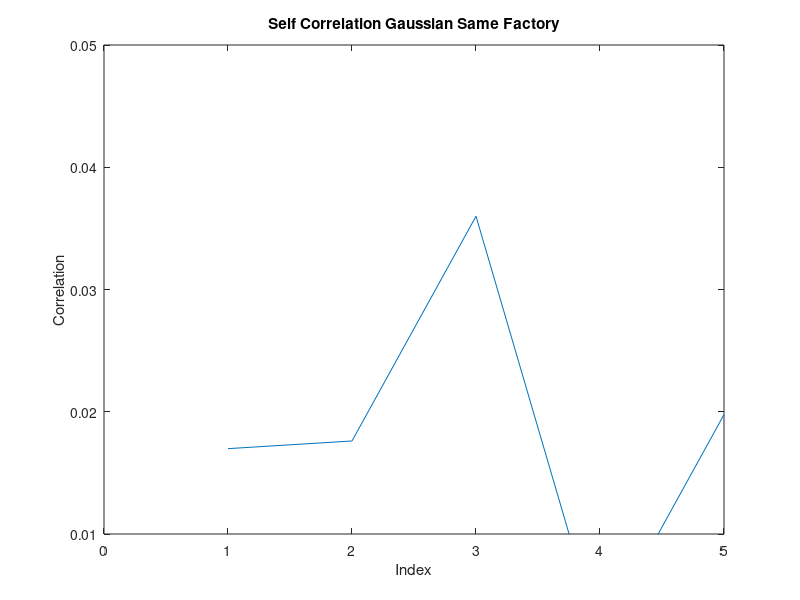

Write MATLAB code to recreate this figure.
%Cross Correlation (Same factory: fixed F)
%Gaussian distribution of random variables

%given values
lambdaF = 0.1;
lambdaL = 0.3;
lambdaM = 1.0;
lambdaO = 0.3;
lambdaA = 0;

xF = -100:100;
xL = -100:100;
xM = 200:1000;
xO = 0:100;
xA = -100:0;

xFmin = -100;
xFmax = 100;
xLmin = -100;
xLmax = 100;
xMmin = 200;
xMmax = 1000;
xOmin = 0;
xOmax = 100;
xAmin = -100;
xAmax = 0;

%initialize fixed values
fixedF = 0;
fixedL = 0;
fixedM = 0;

%do 5 times
for k = 1:5
    %PPN vector (consisting of 4096 integers)
    for j = 1:4096
        %set fixed value
        for i = 1:2

            randomF = (((xFmax+xFmin)/2)+((xFmax - xFmin)/6)*randn);
            randomL = (((xLmax+xLmin)/2)+((xLmax - xLmin)/6)*randn);
            randomM = (((xMmax+xMmin)/2)+((xMmax - xMmin)/6)*randn);
            randomO = (((xOmax+xOmin)/2)+((xOmax - xOmin)/6)*randn);
            randomA = (((xAmax+xAmin)/2)+((xAmax - xAmin)/6)*randn);

            if i == 1
                fixedF = randomF;
                ppn1(j,:) = lambdaF*fixedF + lambdaL*randomL + lambdaM*randomM + lambdaO*randomO + lambdaA*randomA;
            else
                ppn2(j,:) = lambdaF*fixedF + lambdaL*randomL + lambdaM*randomM + lambdaO*randomO + lambdaA*randomA;
            end
        end
    end

    selfCorr(k,:) = k;
    selfCorr(k,2) = abs(corr(ppn1,ppn2));
    
end

%plot correlation
plot(selfCorr(:,1),selfCorr(:,2))
ylim([0.01 0.05])
xlim([0 5])
xlabel('Index')
ylabel('Correlation')
title('Self Correlation Gaussian Same Factory')




%selfCorr = abs(corr(ppn1,ppn2))


